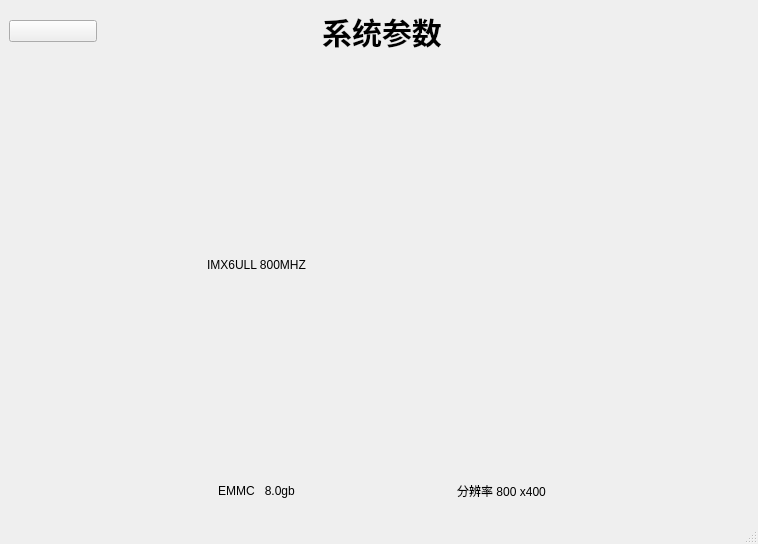
<?xml version="1.0" encoding="UTF-8"?>
<ui version="4.0">
 <class>SystemInfo</class>
 <widget class="QMainWindow" name="SystemInfo">
  <property name="geometry">
   <rect>
    <x>0</x>
    <y>0</y>
    <width>758</width>
    <height>544</height>
   </rect>
  </property>
  <property name="windowTitle">
   <string>MainWindow</string>
  </property>
  <widget class="QWidget" name="centralwidget">
   <layout class="QVBoxLayout" name="verticalLayout">
    <item>
     <layout class="QHBoxLayout" name="toplayout" stretch="2,5,2,7">
      <item>
       <widget class="QPushButton" name="ReturnButton">
        <property name="text">
         <string/>
        </property>
       </widget>
      </item>
      <item>
       <spacer name="horizontalSpacer">
        <property name="orientation">
         <enum>Qt::Orientation::Horizontal</enum>
        </property>
        <property name="sizeHint" stdset="0">
         <size>
          <width>40</width>
          <height>20</height>
         </size>
        </property>
       </spacer>
      </item>
      <item>
       <widget class="QLabel" name="title">
        <property name="styleSheet">
         <string notr="true">QLabel {
    font-weight: bold; /* 字体加粗 */
    font-size: 30px;   /* 设置字体大小 */
}</string>
        </property>
        <property name="text">
         <string>系统参数</string>
        </property>
        <property name="alignment">
         <set>Qt::AlignmentFlag::AlignHCenter|Qt::AlignmentFlag::AlignTop</set>
        </property>
       </widget>
      </item>
      <item>
       <spacer name="horizontalSpacer_8">
        <property name="orientation">
         <enum>Qt::Orientation::Horizontal</enum>
        </property>
        <property name="sizeHint" stdset="0">
         <size>
          <width>40</width>
          <height>20</height>
         </size>
        </property>
       </spacer>
      </item>
     </layout>
    </item>
    <item>
     <layout class="QVBoxLayout" name="bottomlayout" stretch="1,1">
      <item>
       <layout class="QHBoxLayout" name="Line1" stretch="19,16,10,16,19">
        <item>
         <spacer name="horizontalSpacer_2">
          <property name="orientation">
           <enum>Qt::Orientation::Horizontal</enum>
          </property>
          <property name="sizeHint" stdset="0">
           <size>
            <width>40</width>
            <height>20</height>
           </size>
          </property>
         </spacer>
        </item>
        <item>
         <layout class="QVBoxLayout" name="CPU" stretch="10,2">
          <item>
           <widget class="QLabel" name="cpuImg">
            <property name="text">
             <string/>
            </property>
           </widget>
          </item>
          <item>
           <widget class="QLabel" name="cpuInfo">
            <property name="text">
             <string>IMX6ULL 800MHZ</string>
            </property>
            <property name="alignment">
             <set>Qt::AlignmentFlag::AlignCenter</set>
            </property>
           </widget>
          </item>
         </layout>
        </item>
        <item>
         <spacer name="horizontalSpacer_4">
          <property name="orientation">
           <enum>Qt::Orientation::Horizontal</enum>
          </property>
          <property name="sizeHint" stdset="0">
           <size>
            <width>40</width>
            <height>20</height>
           </size>
          </property>
         </spacer>
        </item>
        <item>
         <layout class="QVBoxLayout" name="System" stretch="4,1">
          <item>
           <widget class="QLabel" name="systemImg">
            <property name="text">
             <string/>
            </property>
            <property name="alignment">
             <set>Qt::AlignmentFlag::AlignJustify|Qt::AlignmentFlag::AlignVCenter</set>
            </property>
           </widget>
          </item>
          <item>
           <widget class="QLabel" name="systemInfo">
            <property name="text">
             <string/>
            </property>
            <property name="alignment">
             <set>Qt::AlignmentFlag::AlignCenter</set>
            </property>
           </widget>
          </item>
         </layout>
        </item>
        <item>
         <spacer name="horizontalSpacer_5">
          <property name="orientation">
           <enum>Qt::Orientation::Horizontal</enum>
          </property>
          <property name="sizeHint" stdset="0">
           <size>
            <width>40</width>
            <height>20</height>
           </size>
          </property>
         </spacer>
        </item>
       </layout>
      </item>
      <item>
       <layout class="QHBoxLayout" name="Line2" stretch="19,16,10,16,19">
        <item>
         <spacer name="horizontalSpacer_3">
          <property name="orientation">
           <enum>Qt::Orientation::Horizontal</enum>
          </property>
          <property name="sizeHint" stdset="0">
           <size>
            <width>40</width>
            <height>20</height>
           </size>
          </property>
         </spacer>
        </item>
        <item>
         <layout class="QVBoxLayout" name="Flash" stretch="4,1">
          <item>
           <widget class="QLabel" name="flashImg">
            <property name="text">
             <string/>
            </property>
            <property name="alignment">
             <set>Qt::AlignmentFlag::AlignJustify|Qt::AlignmentFlag::AlignVCenter</set>
            </property>
           </widget>
          </item>
          <item>
           <widget class="QLabel" name="flashInfo">
            <property name="text">
             <string>EMMC   8.0gb</string>
            </property>
            <property name="alignment">
             <set>Qt::AlignmentFlag::AlignCenter</set>
            </property>
           </widget>
          </item>
         </layout>
        </item>
        <item>
         <spacer name="horizontalSpacer_6">
          <property name="orientation">
           <enum>Qt::Orientation::Horizontal</enum>
          </property>
          <property name="sizeHint" stdset="0">
           <size>
            <width>40</width>
            <height>20</height>
           </size>
          </property>
         </spacer>
        </item>
        <item>
         <layout class="QVBoxLayout" name="Resolution" stretch="4,1">
          <item>
           <widget class="QLabel" name="resoImg">
            <property name="text">
             <string/>
            </property>
            <property name="alignment">
             <set>Qt::AlignmentFlag::AlignJustify|Qt::AlignmentFlag::AlignVCenter</set>
            </property>
           </widget>
          </item>
          <item>
           <widget class="QLabel" name="resInfo">
            <property name="text">
             <string>分辨率 800 x400</string>
            </property>
            <property name="alignment">
             <set>Qt::AlignmentFlag::AlignCenter</set>
            </property>
           </widget>
          </item>
         </layout>
        </item>
        <item>
         <spacer name="horizontalSpacer_7">
          <property name="orientation">
           <enum>Qt::Orientation::Horizontal</enum>
          </property>
          <property name="sizeHint" stdset="0">
           <size>
            <width>40</width>
            <height>20</height>
           </size>
          </property>
         </spacer>
        </item>
       </layout>
      </item>
     </layout>
    </item>
   </layout>
  </widget>
  <widget class="QStatusBar" name="statusbar"/>
 </widget>
 <resources/>
 <connections/>
</ui>
